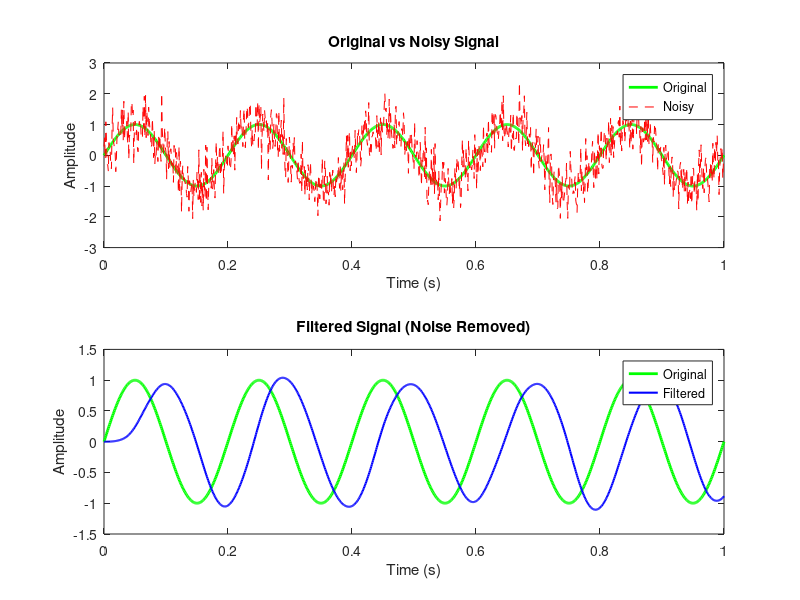

Here is the MATLAB script that generated this plot:
%% 1. Generate Sinusoidal Signal
fs = 1000;              % Sampling frequency in Hz
t = 0:1/fs:1;           % Time vector
f_signal = 5;           % Frequency of the signal in Hz
amplitude = 1;          % Amplitude
original_signal = amplitude * sin(2 * pi * f_signal * t);

%% 2. Add Gaussian White Noise
noise_level = 0.5;      % Adjust this to change noise intensity
noise = noise_level * randn(size(t));
noisy_signal = original_signal + noise;

%% 3. Remove Noise Using a Low-pass Filter
cutoff_frequency = 10;  % Cutoff frequency in Hz
order = 4;              % Filter order

% Design and apply Butterworth filter
[b, a] = butter(order, cutoff_frequency / (fs/2), 'low');
filtered_signal = filter(b, a, noisy_signal);

%% 4. Plotting Results
figure;

% Plot Original and Noisy Signals
subplot(2,1,1);
plot(t, original_signal, 'g', 'LineWidth', 2); hold on;
plot(t, noisy_signal, 'r--');
title('Original vs Noisy Signal');
legend('Original', 'Noisy');
xlabel('Time (s)'); ylabel('Amplitude');

% Plot Filtered Signal
subplot(2,1,2);
plot(t, original_signal, 'g', 'LineWidth', 2); hold on;
plot(t, filtered_signal, 'b', 'LineWidth', 1.5);
title('Filtered Signal (Noise Removed)');
legend('Original', 'Filtered');
xlabel('Time (s)'); ylabel('Amplitude');
